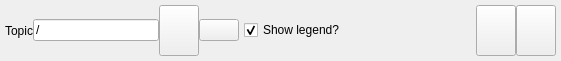
<?xml version="1.0" encoding="UTF-8"?>
<ui version="4.0">
 <class>DataPlotWidget</class>
 <widget class="QWidget" name="DataPlotWidget">
  <property name="geometry">
   <rect>
    <x>0</x>
    <y>0</y>
    <width>561</width>
    <height>61</height>
   </rect>
  </property>
  <property name="acceptDrops">
   <bool>true</bool>
  </property>
  <property name="windowTitle">
   <string>Plot</string>
  </property>
  <layout class="QVBoxLayout" name="verticalLayout">
   <property name="spacing">
    <number>0</number>
   </property>
   <property name="margin">
    <number>0</number>
   </property>
   <item>
    <layout class="QHBoxLayout" name="dataPlotControls">
     <property name="spacing">
      <number>0</number>
     </property>
     <property name="margin">
      <number>5</number>
     </property>
     <item>
      <widget class="QLabel" name="label">
       <property name="text">
        <string>Topic</string>
       </property>
      </widget>
     </item>
     <item>
      <widget class="QLineEdit" name="topic_edit">
       <property name="text">
        <string>/</string>
       </property>
      </widget>
     </item>
     <item>
      <widget class="QPushButton" name="subscribe_topic_button">
       <property name="sizePolicy">
        <sizepolicy hsizetype="Preferred" vsizetype="Preferred">
         <horstretch>0</horstretch>
         <verstretch>0</verstretch>
        </sizepolicy>
       </property>
       <property name="contextMenuPolicy">
        <enum>Qt::DefaultContextMenu</enum>
       </property>
       <property name="toolTip">
        <string>add topic to plot</string>
       </property>
       <property name="iconSize">
        <size>
         <width>16</width>
         <height>16</height>
        </size>
       </property>
      </widget>
     </item>
     <item>
      <widget class="QPushButton" name="remove_topic_button">
       <property name="iconSize">
        <size>
         <width>16</width>
         <height>16</height>
        </size>
       </property>
      </widget>
     </item>
     <item>
      <layout class="QHBoxLayout" name="_hlayout_legend_on_off">
       <property name="spacing">
        <number>0</number>
       </property>
       <property name="margin">
        <number>5</number>
       </property>
       <item>
        <widget class="QCheckBox" name="_checkbox_legend_on_off">
         <property name="text">
          <string>Show legend?</string>
         </property>
         <property name="checked">
          <bool>true</bool>
         </property>
        </widget>
       </item>
      </layout>
     </item>
     <item>
      <spacer name="spacer">
       <property name="orientation">
        <enum>Qt::Horizontal</enum>
       </property>
       <property name="sizeHint" stdset="0">
        <size>
         <width>40</width>
         <height>20</height>
        </size>
       </property>
      </spacer>
     </item>
     <item>
      <widget class="QPushButton" name="pause_button">
       <property name="sizePolicy">
        <sizepolicy hsizetype="Preferred" vsizetype="Preferred">
         <horstretch>0</horstretch>
         <verstretch>0</verstretch>
        </sizepolicy>
       </property>
       <property name="toolTip">
        <string>pause plot</string>
       </property>
       <property name="iconSize">
        <size>
         <width>16</width>
         <height>16</height>
        </size>
       </property>
       <property name="checkable">
        <bool>true</bool>
       </property>
      </widget>
     </item>
     <item>
      <widget class="QPushButton" name="clear_button">
       <property name="sizePolicy">
        <sizepolicy hsizetype="Preferred" vsizetype="Preferred">
         <horstretch>0</horstretch>
         <verstretch>0</verstretch>
        </sizepolicy>
       </property>
       <property name="toolTip">
        <string>remove all topics</string>
       </property>
       <property name="iconSize">
        <size>
         <width>16</width>
         <height>16</height>
        </size>
       </property>
      </widget>
     </item>
    </layout>
   </item>
   <item>
    <layout class="QHBoxLayout" name="data_plot_layout">
     <property name="spacing">
      <number>0</number>
     </property>
    </layout>
   </item>
  </layout>
 </widget>
 <resources/>
 <connections/>
</ui>
